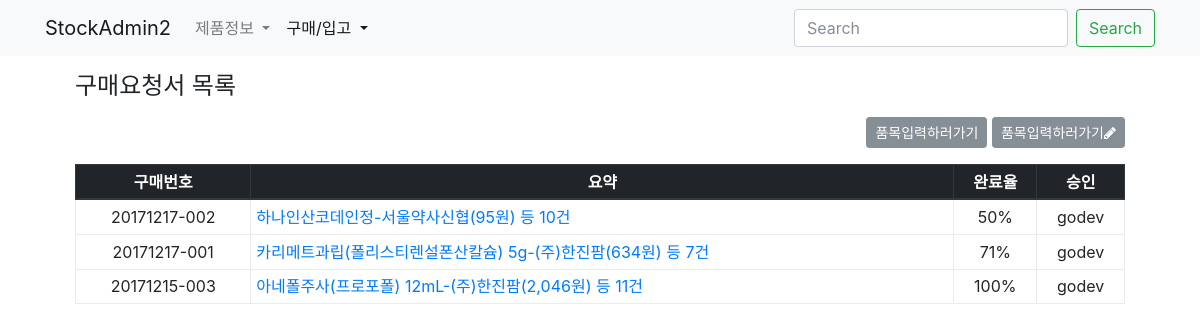
Page /buy/ on the earlier database version.
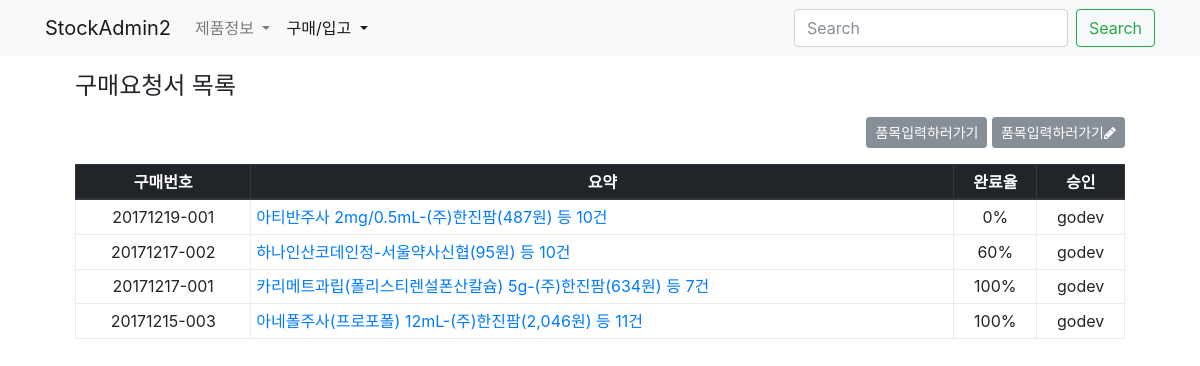
Same page on the later database version.
### buy/models.py (models this page shows, shortened)
class Buy(models.Model):
    slug = models.SlugField('구매번호', unique=True, blank=True, editable=False)
    commiter = models.ForeignKey(settings.AUTH_USER_MODEL, blank=True, null=True, on_delete=models.SET_NULL)
    date = models.DateField('구매일자', blank=True, default=timezone.now)
    iscart = models.BooleanField('카트인지', blank=True, default=False)
    updated = models.DateTimeField(auto_now=True)
    created = models.DateTimeField(auto_now_add=True)
    class Meta:
        verbose_name = '구매요청서'
        verbose_name_plural = '구매요청서'
        ordering = '-created',
    def get_absolute_url(self):
        return reverse('buy:buy-detail', args=(self.slug,))
    @property
    def description(self):
        itemset = self.buyitem_set.all()
        if itemset.exists():
            fistitem = str(itemset.first().buyinfo)
            count = itemset.count()
            return "{} 등 {}건".format(fistitem, count)
        return "내역없음"
    def get_complete_rate(self):
        total_buyitem_count = self.buyitem_set.count()
        if total_buyitem_count > 0:
            annoset = self.buyitem_set.annotate(stocked_amount_sum=Sum('stockrecord__amount'))
            completed_set = annoset.filter(Q(stocked_amount_sum=F('amount'))|Q(isend=True) )
            return completed_set.count() / total_buyitem_count
        return 0

class BuyItem(models.Model):
    buy = models.ForeignKey(Buy, null=True, blank=True, on_delete=models.CASCADE)
    buyinfo = models.ForeignKey('product.BuyInfo', on_delete=models.PROTECT)
    amount = models.IntegerField('구매수량')
    comment = models.CharField('비고', max_length=50, blank=True)
    isend = models.BooleanField('구매종결', default=False)
    updated = models.DateTimeField(auto_now=True)
    created = models.DateTimeField(auto_now_add=True)
    objects = BuyItemManager()
    class Meta:
        verbose_name = '구매품목'
        verbose_name_plural = '구매품목'
        unique_together = 'buy', 'buyinfo',
    def __init__(self, *args, **kwargs):
        super(BuyItem, self).__init__(*args, **kwargs)

### product/models.py (models this page shows, shortened)
class BuyInfo(BuyInfoMixin, models.Model):
    slug = models.SlugField('구매코드', unique=True, blank=True)
    product = models.ForeignKey(Product, on_delete=models.CASCADE)
    market = models.ForeignKey(Market, on_delete=models.CASCADE, null=True, blank=True)
    date = models.DateField('시작일자', blank=True, default=timezone.now)
    price = models.DecimalField('구매가격', max_digits=50, decimal_places=2)
    pay_type = models.CharField('급여구분', blank=True, max_length=50)
    pro_type = models.CharField('전문/일반', blank=True, max_length=50)
    active = models.BooleanField('사용중', default=True)
    updated = models.DateTimeField(auto_now=True)
    created = models.DateTimeField(auto_now_add=True)
    objects = BuyInfoManager()
    class Meta:
        verbose_name = '구매정보'
        verbose_name_plural = '구매정보'
        ordering = '-created',
    def __str__(self):
        title = "{}-{}({:,.0f}원)".format(self.product.name, self.market.name, self.price)
        return title

class Product(models.Model):
    name = models.CharField('제품명', max_length=50, unique=True)
    code = models.CharField('제품코드', max_length=50, unique=True)
    edi_code = models.CharField('보험코드', blank=True, max_length=50)
    company = models.CharField('판매사', max_length=50, blank=True)
    std_unit = models.CharField('제품규격', max_length=10, choices=zip(STD_UNITs, STD_UNITs))
    pkg_amount = models.IntegerField('포장수량', default=1)
    etc_class = models.CharField('기타구분', max_length=10, choices=zip(ETC_CLASS, ETC_CLASS), default='일반')
    apply_root = models.CharField('복용방법', max_length=50, blank=True)
    unit = models.CharField('적용단위', max_length=50, blank=True)
    unit_amount = models.CharField('규격단위량', max_length=50, blank=True)
    op_type = models.CharField('마약류구분', blank=True, max_length=50)
    updated = models.DateTimeField(auto_now=True)
    created = models.DateTimeField(auto_now_add=True)
    objects = ProductManager()
    class Meta:
        verbose_name = '제품'
        verbose_name_plural = '제품'
        ordering = '-created',

class Market(models.Model):
    name = models.CharField('도매상명', max_length=50, unique=True)
    tel = models.CharField('전화', max_length=50, blank=True, null=True)
    fax = models.CharField('팩스', max_length=50, blank=True, null=True)
    email = models.EmailField('메일', blank=True, null=True)
    updated = models.DateTimeField(auto_now=True)
    created = models.DateTimeField(auto_now_add=True)
    objects = MarketManager()
    class Meta:
        verbose_name = '도매상'
        verbose_name_plural = '도매상'

### buy/views.py (the view)
# urls.py: path('', BuyListView.as_view(), name='buy-list'),
class BuyListView(ListView):
    model = Buy

### buy/managers.py (called while the page is built)
    def get_queryset(self):
        return BuyItemQuerySet(self.model, using=self._db)

### buy/templates/buy/buy_list.html
{% extends "buy/buy_base.html" %}
{% block buy_header %}
<div class="col-12">
<h4>구매요청서 목록</h4>
</div>
{% endblock buy_header %}
{% block buy_content %}
<div class="col-12">
<div class="text-right my-3">
    <a class="btn btn-secondary btn-sm" href="{% url 'buy:buy-cart' %}">품목입력하러가기</a>
    <a class="btn btn-secondary btn-sm" href="{% url 'buy:buy-cart' %}">품목입력하러가기<i class="fa fa-pencil" aria-hidden="true"></i>
</a>
</div>
    <table class="table table-hover table-bordered table-sm">
        <thead class="thead-dark text-center">
            <tr>
                <th>구매번호</th>
                <th>요약</th>
                <th>완료율</th>
                <th>승인</th>
            </tr>
        </thead>
        <tbody>
            {% for object in object_list %}
            <tr>
                <td class="text-center">{{ object.slug }}</td>
                <td><a href="{{ object.get_absolute_url }}">{{ object.description }}</a></td>
                <td class="text-center">{% widthratio object.get_complete_rate 1 100 %}%</td>
                <td class="text-center">{{ object.commiter|default:"미승인" }}</td>
            </tr>
            {% endfor %}
        </tbody>
    </table>
</div>
{% endblock buy_content %}

Differences in the rows shown:
added Buy: slug "20171219-001", description "아티반주사 2mg/0.5mL-(주)한진팜(487원) 등 10건", id "0", commiter "godev"
computed for Buy "하나인산코데인정-서울약사신협(95원) 등 10건": id "50" → "60"
computed for Buy "카리메트과립(폴리스티렌설폰산칼슘) 5g-(주)한진팜(634원) 등 7건": id "71" → "100"
